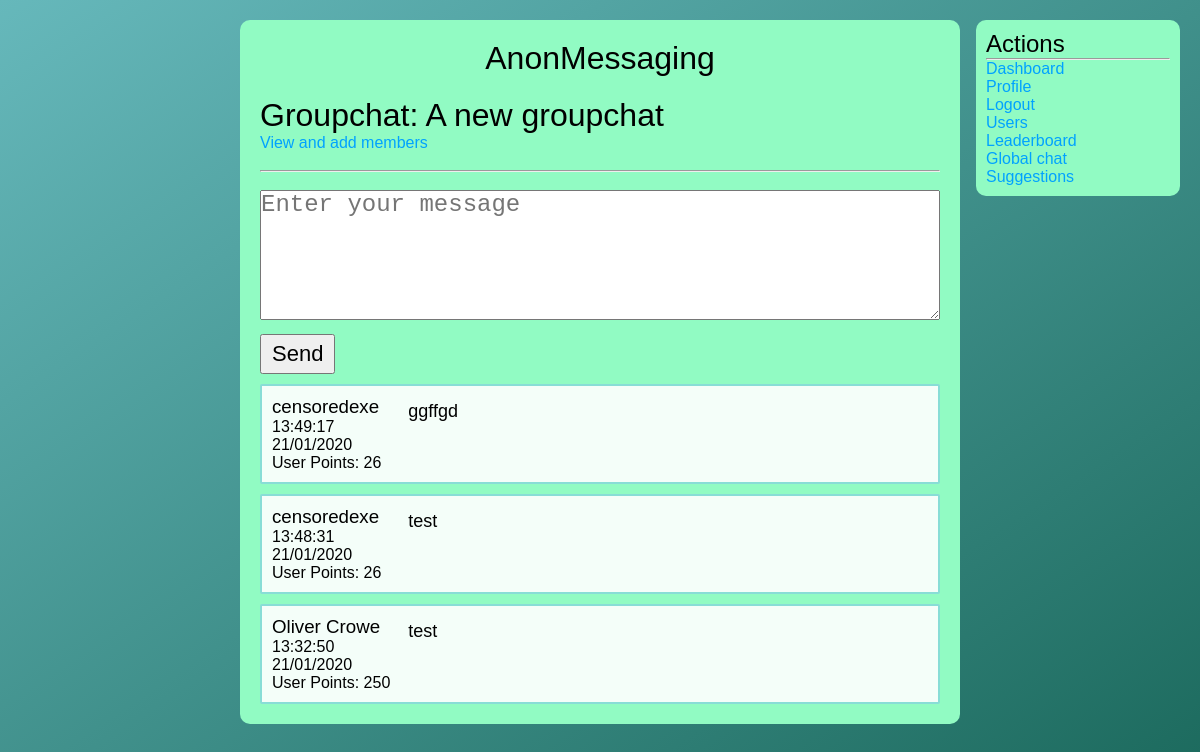
Screenshot of /chat/group.php?id=2 (signed in) with the database file from the repository.
### tables this page shows
CREATE TABLE `gc_table` (
  `g_id` int(11) NOT NULL,
  `g_name` varchar(256) NOT NULL
);

CREATE TABLE `gc_messages` (
  `msg_id` int(11) NOT NULL,
  `msg_conv` int(11) NOT NULL,
  `msg_author` int(11) NOT NULL,
  `msg_content` longtext NOT NULL,
  `msg_date` varchar(256) NOT NULL
);

CREATE TABLE `users` (
  `user_id` int(11) NOT NULL,
  `user_name` varchar(256) NOT NULL,
  `user_email` varchar(256) NOT NULL,
  `user_password` varchar(256) NOT NULL,
  `user_bio` longtext NOT NULL,
  `user_pfp` varchar(256) NOT NULL,
  `user_type` varchar(256) NOT NULL,
  `user_points` int(11) NOT NULL
);

### includes/functions.php (called while the page is built, shortened)
<?php
    include_once "connection.php";
    function checkPoints($id){
        global $conn;
        $sql = "SELECT * FROM `users` WHERE `user_id`='$id'";
        $result = mysqli_query($conn, $sql);
        while($row = mysqli_fetch_assoc($result)){
            $points = $row['user_points'];
        }
        return $points;
    }
    function findName($id){
        global $conn;
        $sql = "SELECT * FROM `users` WHERE `user_id` = '$id'";
        $result = mysqli_query($conn, $sql);
        while($row = mysqli_fetch_assoc($result)){
            $name = $row['user_name'];
        }
        return $name;
    }
?>

### chat/group.php (the view, shortened to what this page needs)
<?php
    include_once "../includes/connection.php";
    include_once "../includes/functions.php";
    $id = mysqli_real_escape_string($conn, $_GET['id']);
    $sql = "SELECT * FROM `gc_table` WHERE `g_id`='$id'";
    $result = mysqli_query($conn, $sql);
    while($row = mysqli_fetch_assoc($result)){
        $name = $row['g_name'];
    }
?>
<!DOCTYPE html>
<html lang="en">
<head>
    <link href="../css/style.css" rel="stylesheet">
</head>
<body>
    <div class="main-column">
    <a style="color: #000;text-align:center;" href="../"><h1 style="font-weight:100;margin-bottom:20px;">AnonMessaging</h1></a>
        <h1 style="font-weight:300;">Groupchat: <?php echo $name; ?></h1>
        <p><a href="members.php?id=<?php echo $id; ?>">View and add members</a></p>
        <br><hr><br>
        <form method="POST">
            <textarea name="msg_content" class="msg_textarea" required placeholder="Enter your message"></textarea>
            <button type="submit" name="submit" class="form-submit">Send</button>
        </form>
        <?php
        $sql = "SELECT * FROM `gc_messages` WHERE `msg_conv`='$id' ORDER BY `msg_id` DESC";
        $result = mysqli_query($conn, $sql);
        if(mysqli_num_rows($result) == 0){
            echo "No messages in this conversation, send one.";
        }else {
            while($row = mysqli_fetch_assoc($result)){
                ?>
        <div class="message">
            <div class="msg-info">
            <a style="color:#000;" href="../profile/index.php?id=<?php echo $row['msg_author']; ?>"><h3 style="font-weight:300;"><?php echo findName($row['msg_author']); ?></h3></a>
            <p><?php echo $row['msg_date']; ?></p>
            <p>User Points: <?php echo checkPoints($row['msg_author']); ?></p>
            </div>
            <div class="msg-content"?>
            <?php echo $row['msg_content']; ?>
            </div>
        </div>
                <?php
            }
        }
        ?>
        </div>
        <div class="right-column">
            <h2 style="font-weight:300;">Actions</h2>
            <hr>
            <ul>
            <li><a href="../">Dashboard</a></li>
                <li><a href="../profile/index.php?id=<?php echo $_SESSION['user_id']; ?>">Profile</a></li>
                <li><a href="../logout">Logout</a></li>
                <li><a href="../users/index.php">Users</a></li>
                <li><a href="../leaderboard/">Leaderboard</a></li>
                <li><a href="../global/">Global chat</a></li>
                <li><a href="../suggestions/">Suggestions</a></li>
            </ul>
        </div>
</body>
</html>

### css/style.css (style rules this page uses)
* { -webkit-box-sizing: border-box; box-sizing: border-box; padding: 0; margin: 0; }
body { font-family: sans-serif; background-attachment: fixed; background-size: cover; background-image: -webkit-gradient(linear, left top, right bottom, from(#66b8bb), to(#1b695c)); background-image: linear-gradient(to bottom right, #66b8bb, #1b695c); background-position: center; }
a { color: #00a2ff; text-decoration: none; }
h3 { font-weight: 100; }
.main-column { width: 60%; margin: 20px auto; padding: 20px; height: 100%; border-radius: 10px; background-color: #91fbc3; -webkit-box-sizing: border-box; box-sizing: border-box; }
.right-column { -webkit-box-sizing: border-box; box-sizing: border-box; position: fixed; right: 20px; top: 20px; width: 17%; background-color: #91fbc3; border-radius: 10px; padding: 10px; }
.right-column ul li { list-style: none; }
.msg_textarea { width: 100%; height: 130px; font-size: 24px; }
.form-submit { margin-top: 10px; padding: 5px 10px; font-size: 22px; }
.message { max-height: 400px; overflow: auto; width: 100%; display: block; margin-top: 10px; background-color: rgba(255, 255, 255, 0.897); padding: 10px; border-radius: 2px; border: 2px solid #88ddd6; }
.message .msg-info { height: 100%; float: left; width: 20%; }
.message .msg-content { width: 78%; float: left; height: 100%; padding: 5px; font-size: 18px; }

### rows the page displays
gc_table: g_name "A new groupchat"
gc_messages: msg_author.user_name "censoredexe", msg_date "13:49:17 21/01/2020", msg_author.user_points "26", msg_content "ggffgd"
gc_messages: msg_author.user_name "censoredexe", msg_date "13:48:31 21/01/2020", msg_author.user_points "26", msg_content "test"
gc_messages: msg_author.user_name "Oliver Crowe", msg_date "13:32:50 21/01/2020", msg_author.user_points "250", msg_content "test"
